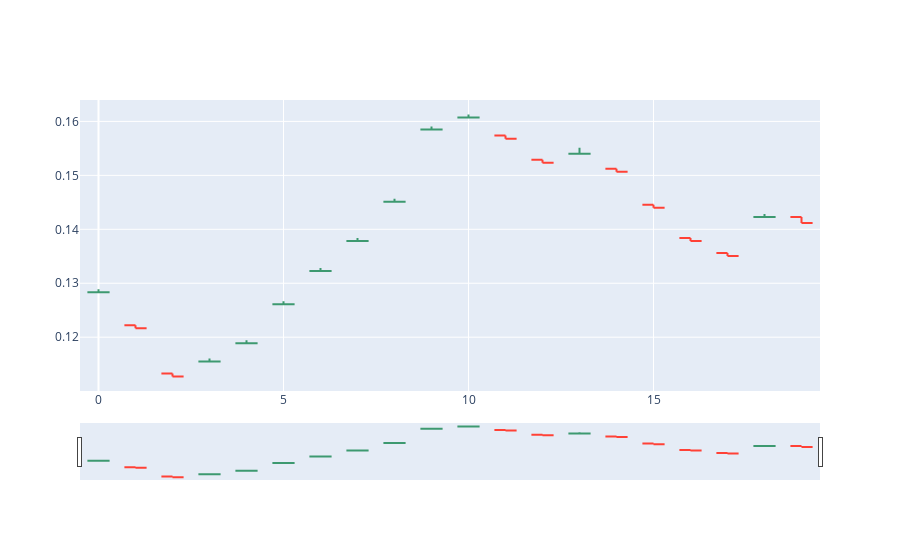

The cell this chart's notebook holds for it:
### Code cell
import plotly.graph_objects as go

df_aapl_plotly = df_aapl.iloc[0:20]
# Candlestick chart with Plotly
fig = go.Figure(data=go.Ohlc(
        open=df_aapl_plotly['Open'],
        high=df_aapl_plotly['High'],
        low=df_aapl_plotly['Low'],
        close=df_aapl_plotly['Close']))
fig.show()
